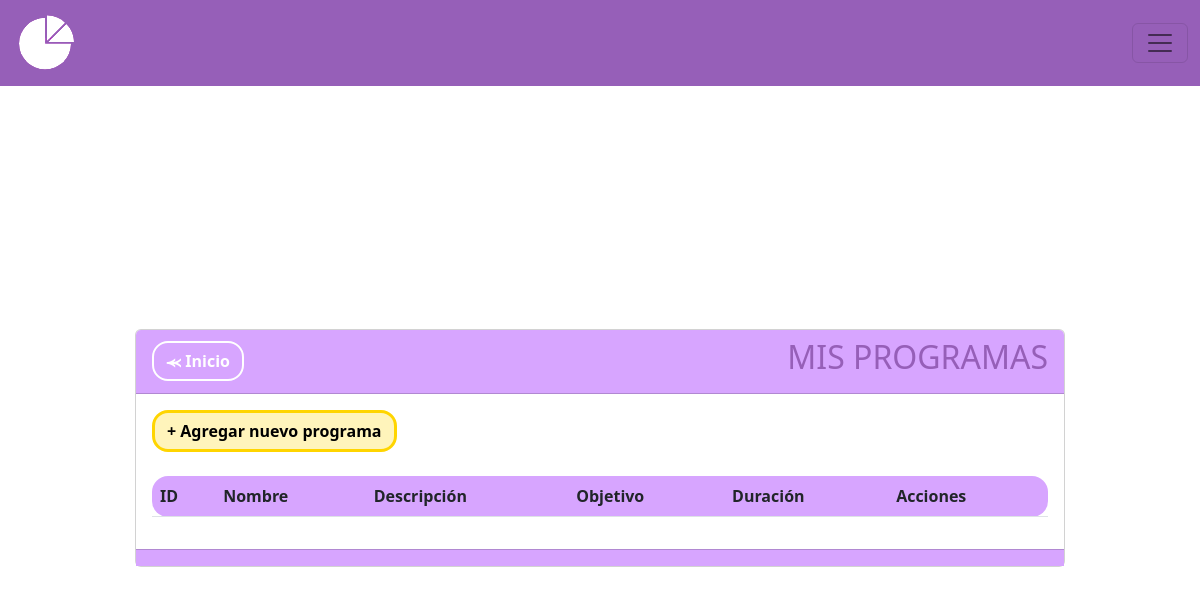
The app's page /programas, older data.
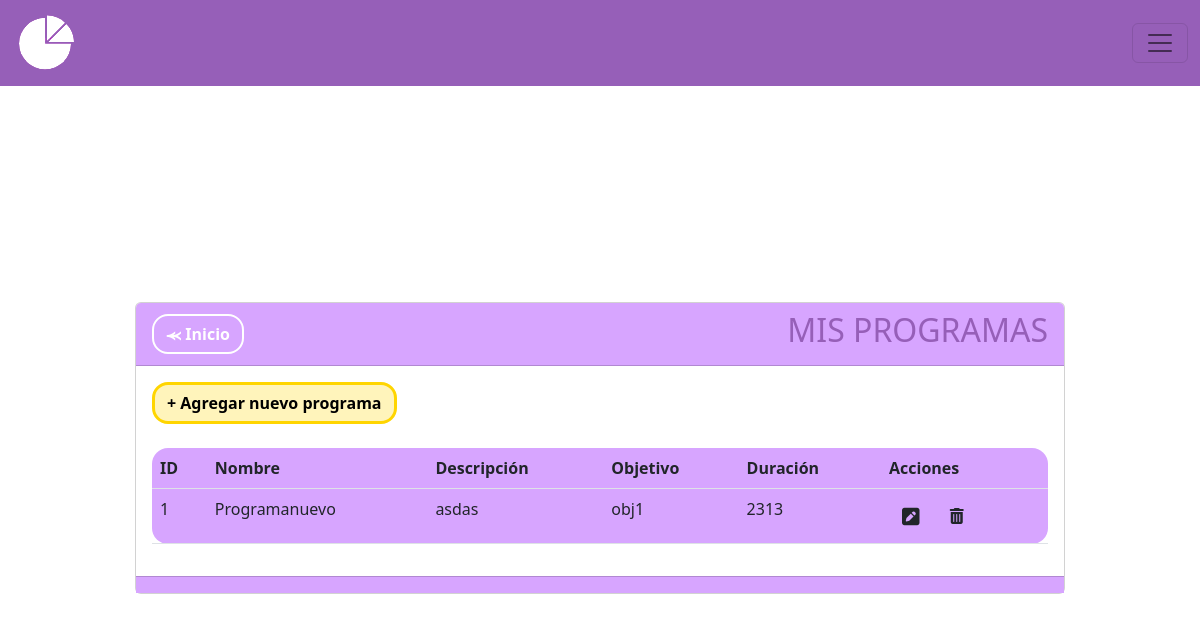
The same page, newer data.
### MIReApp/models.py (models this page shows, shortened)
class Programa(models.Model):
    id = models.AutoField(primary_key=True)
    nombre = models.CharField(max_length=100,
                              verbose_name='Nombre',
                              unique= True,
                              validators= [
                                  RegexValidator(regex= r'^[a-zA-Z\s]*$',
                                                 message="El nombre no puede contener caracteres especiales.",
                                                 code='invalid_nombre')
                              ])
    descripcion = models.CharField(max_length=50)
    objetivo = models.CharField(max_length=100, blank=True, null=True)
    duracion = models.CharField(max_length=20)

### MIReApp/views.py (the view)
# urls.py: path('programas',views.programas, name='programas'),
def programas(request):
    programs = Programa.objects.all()
    return render(request, 'programas/index.html', {'programas': programs})

### MIReApp/templates/programas/index.html (shortened to what this page needs)
{% extends "base.html" %}
{% block contenido %}
<br>
<br>
<br>
<center>
    <link rel="stylesheet" href="https://cdnjs.cloudflare.com/ajax/libs/font-awesome/6.4.2/css/all.min.css">
    <div class="col-md-10 card" style="text-align: left;">
        <div class="card-header" style="background-color: #D7A5FF;">
            <div style="display: flex; justify-content: space-between; align-items: center;">
                <span>
                    <a href="{% url 'inicio' %}" class="btn btn-secondary rounded-4 fw-bold" style="background-color: transparent; color:white;border-color: white;border-width: 2px;">⪻ Inicio</a>
                </span>
                <span>
                    <h2>MIS PROGRAMAS</h2>
                </span>
            </div>
        </div>
        <div class="card-body">
            <a name="" id="" class="btn fw-bold rounded-4" href="{% url 'crear_programa' %}" style="background-color: #fff4bb;color: #000000;border-color: #ffd500;border-width: 3px;">+ Agregar nuevo programa</a>
            <br>
            <br>
            <div class="table-responsive">
                <table class="table rounded-4" style="background-color: #D7A5FF;">
                    <thead>
                        <tr>
                            <th scope="col">ID</th>
                            <th scope="col">Nombre</th>
                            <th scope="col">Descripción</th>
                            <th scope="col">Objetivo</th>
                            <th scope="col">Duración</th>
                            <th scope="col">Acciones</th>
                        </tr>
                    </thead>
                    <tbody>
                        {% for prog in programas %}
                        <tr class="">
                            <td scope="row">{{ prog.id }}</td>
                            <td>{{ prog.nombre }}</td>
                            <td>{{ prog.descripcion }}</td>
                            <td>{{ prog.objetivo }}</td>
                            <td>{{ prog.duracion }}</td>
                            <td>
                                <a class="btn" href="{% url 'editar_programas' prog.id %}"><i class="fa-solid fa-square-pen fa-lg"></i></a>
                                <a class="btn eliminarPrograma-btn" href="{% url 'eliminar_programas' prog.id %}" data-id="{{ item.id }}" role="button"><i class="fa-solid fa-trash-can"></i></a>
                            </td>
                        </tr>
                        {% endfor %}
                    </tbody>
                </table>
            </div>
        </div>
        <div class="card-footer text-muted" style="background-color: #D7A5FF;">
        </div>
    </div>
</center>
{% endblock %}

Row changes from the older to the newer data that the page shows:
added Programa: id "1", nombre "Programanuevo", descripcion "asdas", objetivo "obj1", duracion "2313"
